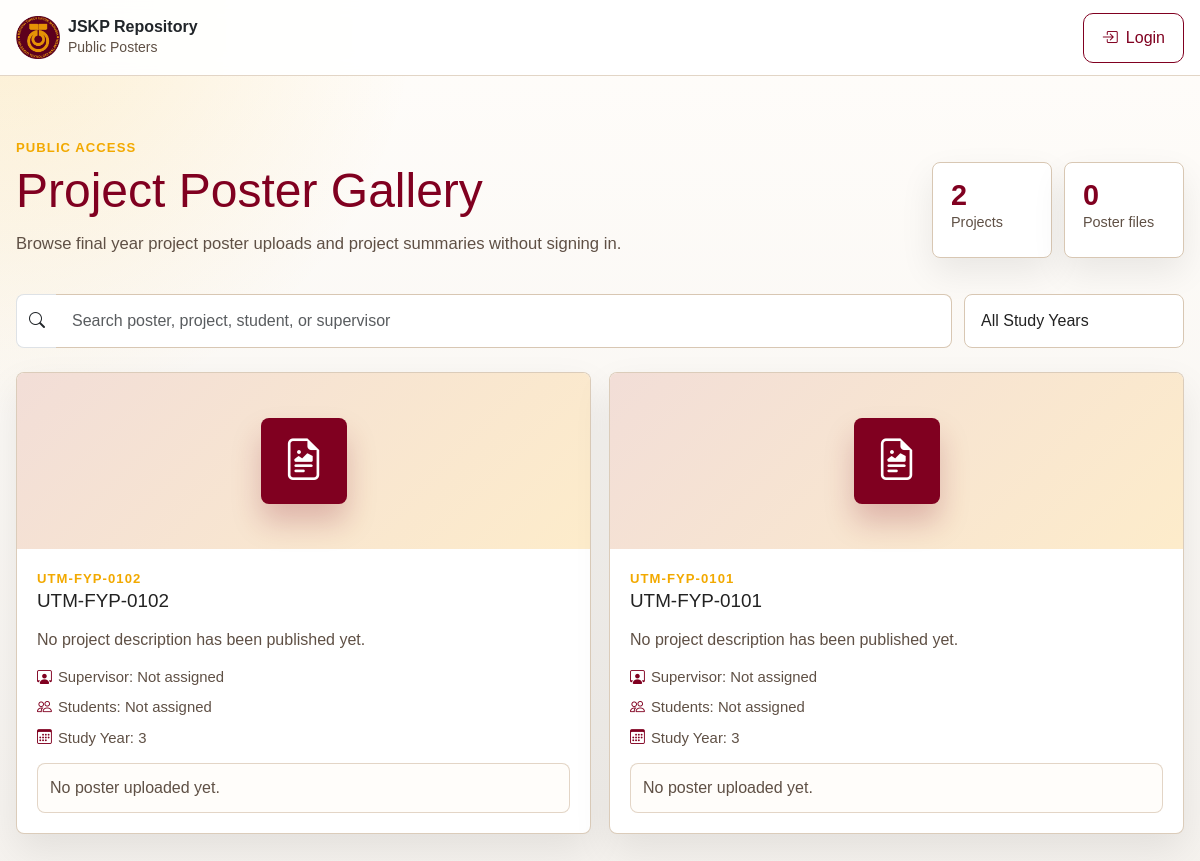
Page /public/posters.php on the earlier database version.
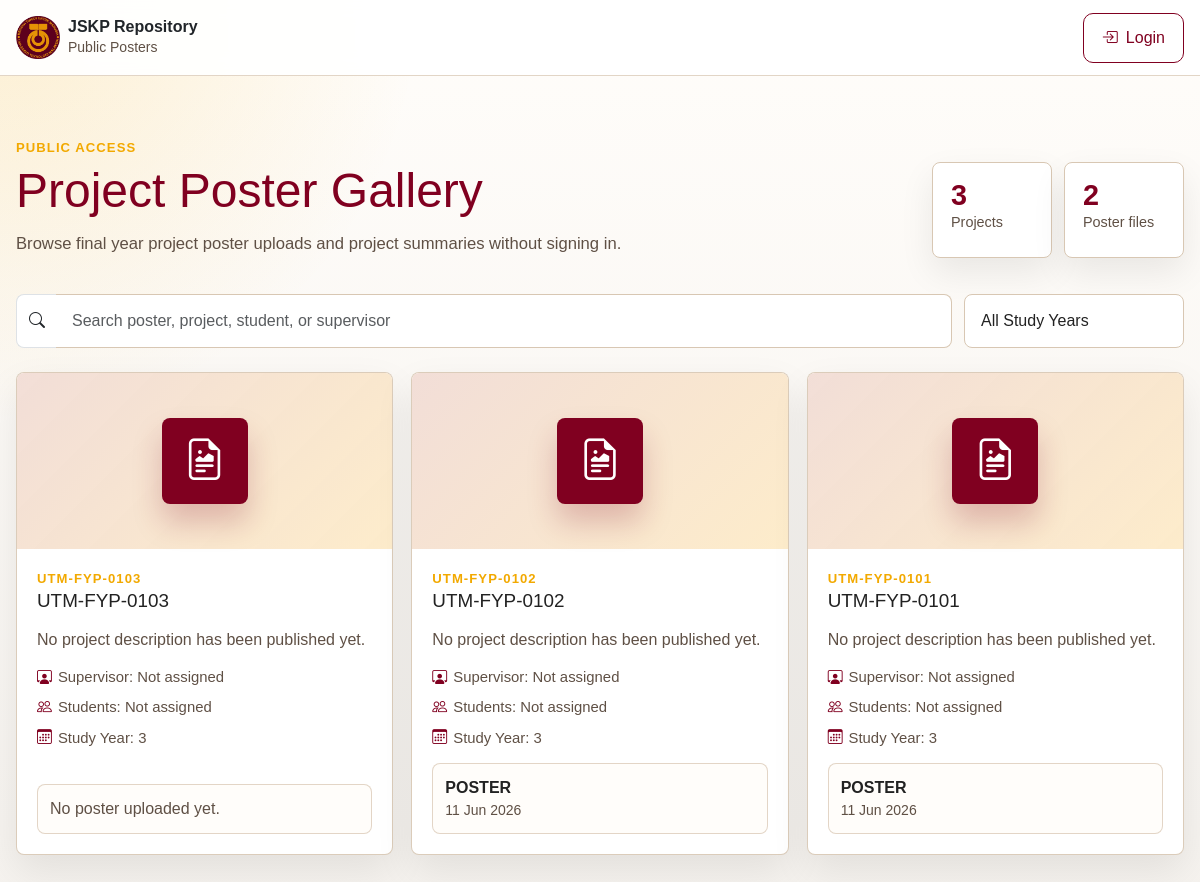
Same page on the later database version.
### tables this page shows
CREATE TABLE projects (
  project_id INTEGER PRIMARY KEY AUTOINCREMENT,
  title_encrypted TEXT NOT NULL,
  description_encrypted TEXT,
  lecturer_id INTEGER REFERENCES users(user_id),
  study_year INTEGER CHECK (study_year BETWEEN 1 AND 5),
  created_at DATETIME DEFAULT CURRENT_TIMESTAMP
, category_encrypted TEXT, progress_percentage INTEGER NOT NULL DEFAULT 0);

CREATE TABLE files (
  file_id INTEGER PRIMARY KEY AUTOINCREMENT,
  project_id INTEGER NOT NULL REFERENCES projects(project_id),
  file_name_encrypted TEXT NOT NULL,
  file_path_encrypted TEXT NOT NULL,
  uploaded_by INTEGER REFERENCES users(user_id),
  uploaded_at DATETIME DEFAULT CURRENT_TIMESTAMP, file_type TEXT NOT NULL DEFAULT 'document',
  UNIQUE (project_id, file_name_encrypted)
);

### database/encryption.php (called while the page is built, shortened)
<?php
function getEncryptionKey(): string {
    $key = bin2hex(random_bytes(32));
    return $key;
}
function decryptData(string $encoded): string {
    $key = hex2bin(getEncryptionKey());
    $data = base64_decode($encoded);
    $iv = substr($data, 0, 12);
    $tag = substr($data, 12, 16);
    $ciphertext = substr($data, 28);
    $result = openssl_decrypt($ciphertext, 'aes-256-gcm', $key, OPENSSL_RAW_DATA, $iv, $tag, '');
    if ($result === false) {
        throw new RuntimeException('Decryption failed');
    }
    return $result;
}

### public/posters.php (the view, shortened to what the changed rows need)
<?php
require_once __DIR__ . '/../database/db.php';
require_once __DIR__ . '/../database/encryption.php';
function publicPosterE(?string $value): string
{
    return htmlspecialchars((string) $value, ENT_QUOTES, 'UTF-8');
}
function publicPosterDecrypt(?string $value): string
{
    if ($value === null || $value === '') {
        return '';
    }
    try {
        return decryptData($value);
    } catch (Throwable $error) {
        return '';
    }
}
function publicPosterCode(int $projectId): string
{
    return 'UTM-FYP-' . str_pad((string) $projectId, 4, '0', STR_PAD_LEFT);
}
function publicPosterIsPosterFile(string $fileName): bool
{
    $normalized = strtolower($fileName);
    return $normalized !== '' && str_contains($normalized, 'poster');
}
$projects = [];
$posterCount = 0;
$selectedProjectId = (int) ($_GET['project_id'] ?? 0);
try {
    $projectRows = $db->query(
        "SELECT p.project_id, p.title_encrypted, p.description_encrypted, p.category_encrypted,
                p.study_year, p.created_at, u.name_encrypted AS lecturer_name
         FROM projects p
         LEFT JOIN users u ON u.user_id = p.lecturer_id
         ORDER BY p.created_at DESC, p.project_id DESC"
    )->fetchAll(PDO::FETCH_ASSOC);
    $fileStmt = $db->prepare(
        "SELECT file_id, file_name_encrypted, file_path_encrypted, file_type, uploaded_by, uploaded_at
         FROM files
         WHERE project_id = ?
         ORDER BY uploaded_at DESC"
    );
    foreach ($projectRows as $row) {
        $projectId = (int) $row['project_id'];
        $students = [];
        $fileStmt->execute([$projectId]);
        $posters = [];
        $headerPhoto = null;
        foreach ($fileStmt->fetchAll(PDO::FETCH_ASSOC) as $file) {
            $fileName = publicPosterDecrypt($file['file_name_encrypted'] ?? '');
            $filePath = publicPosterDecrypt($file['file_path_encrypted'] ?? '');
            $fileType = (string) ($file['file_type'] ?? 'document');
            if ($fileType === 'poster' || publicPosterIsPosterFile($fileName)) {
                $posters[] = [
                    'id' => (int) ($file['file_id'] ?? 0),
                    'name' => $fileName,
                    'path' => $filePath,
                    'uploaded_by' => (int) ($file['uploaded_by'] ?? 0),
                    'uploaded_at' => $file['uploaded_at'] ?? null,
                ];
            }
        }
        $posterCount += count($posters);
        $projects[] = [
            'id' => $projectId,
            'code' => publicPosterCode($projectId),
            'title' => publicPosterDecrypt($row['title_encrypted'] ?? '') ?: publicPosterCode($projectId),
            'description' => publicPosterDecrypt($row['description_encrypted'] ?? ''),
            'category' => publicPosterDecrypt($row['category_encrypted'] ?? ''),
            'study_year' => $row['study_year'] ?? '',
            'created_at' => $row['created_at'] ?? '',
            'lecturer' => publicPosterDecrypt($row['lecturer_name'] ?? ''),
            'students' => $students,
            'posters' => $posters,
            'header_photo' => $headerPhoto,
            'is_selected' => $selectedProjectId > 0 && $selectedProjectId === $projectId,
        ];
    }
} catch (Throwable $error) {
    $flashMessage = 'Public posters are unavailable right now. Please try again later.';
}
?><!DOCTYPE html>
<html lang="en">
<head>
    <link href="https://cdn.jsdelivr.net/npm/bootstrap@5.3.3/dist/css/bootstrap.min.css" rel="stylesheet">
    <link href="https://cdn.jsdelivr.net/npm/bootstrap-icons@1.11.3/font/bootstrap-icons.css" rel="stylesheet">
    <link rel="stylesheet" href="utm-theme.css">
</head>
<body>
    <main class="catalog-shell">
        <section class="catalog-hero">
            <div class="catalog-title">
                <h1>Project Poster Gallery</h1>
            </div>
            <div class="catalog-stats">
                <div class="stat-tile">
                    <strong><?= publicPosterE((string) count($projects)) ?></strong>
                    <span>Projects</span>
                </div>
                <div class="stat-tile">
                    <strong><?= publicPosterE((string) $posterCount) ?></strong>
                    <span>Poster files</span>
                </div>
            </div>
        </section>
        <?php if (!$projects): ?>
            <div class="empty-state-public">
                <i class="bi bi-folder2-open fs-2 d-block mb-2"></i>
                No projects are available yet.
            </div>
        <?php else: ?>
            <section class="poster-grid" id="posterGrid">
                <?php foreach ($projects as $project): ?>
                    <?php
                    $studentNames = implode(', ', $project['students']);
                    $posterNames = implode(' ', array_map(static fn($poster) => $poster['name'], $project['posters']));
                    $searchText = strtolower($project['title'] . ' ' . $project['description'] . ' ' . $project['lecturer'] . ' ' . $studentNames . ' ' . $posterNames);
                    ?>
                    <article class="poster-card poster-item" data-search="<?= publicPosterE($searchText) ?>" data-year="<?= publicPosterE((string) $project['study_year']) ?>">
                        <div class="poster-preview <?= !empty($project['header_photo']['path']) && publicPosterIsImageFile((string) $project['header_photo']['path']) ? 'has-photo' : '' ?>">
                            <?php if (!empty($project['header_photo']['path']) && publicPosterIsImageFile((string) $project['header_photo']['path'])): ?>
                                <img src="<?= publicPosterE($project['header_photo']['path']) ?>" alt="<?= publicPosterE($project['title']) ?> header photo">
                            <?php else: ?>
                                <div class="poster-icon" aria-hidden="true">
                                    <i class="bi bi-file-earmark-richtext"></i>
                                </div>
                            <?php endif; ?>
                        </div>
                        <div class="poster-card-body">
                            <div>
                                <div class="poster-code"><?= publicPosterE($project['code']) ?></div>
                                <h2><?= publicPosterE($project['title']) ?></h2>
                            </div>
                            <p class="poster-description"><?= publicPosterE($project['description'] ?: 'No project description has been published yet.') ?></p>
                            <div class="poster-meta">
                                <div><i class="bi bi-person-workspace"></i>Supervisor: <?= publicPosterE($project['lecturer'] ?: 'Not assigned') ?></div>
                                <div><i class="bi bi-people"></i>Students: <?= publicPosterE($studentNames ?: 'Not assigned') ?></div>
                                <div><i class="bi bi-calendar3"></i>Study Year: <?= $project['study_year'] !== '' ? publicPosterE((string) $project['study_year']) : 'N/A' ?></div>
                            </div>
                            <div class="poster-files">
                                <?php if (!$project['posters']): ?>
                                    <div class="poster-file text-muted">
                                        <span>No poster uploaded yet.</span>
                                    </div>
                                <?php else: ?>
                                    <?php foreach ($project['posters'] as $poster): ?>
                                        <div class="poster-file">
                                            <div>
                                                <div class="poster-file-name">POSTER</div>
                                                <div class="small text-muted">
                                                    <?= $poster['uploaded_at'] ? publicPosterE(date('d M Y', strtotime((string) $poster['uploaded_at']))) : 'Upload date unavailable' ?>
                                                </div>
                                            </div>
                                        </div>
                                    <?php endforeach; ?>
                                <?php endif; ?>
                            </div>
                        </div>
                    </article>
                <?php endforeach; ?>
            </section>
        <?php endif; ?>
    </main>
</body>
</html>

Differences in the rows shown:
added projects: code "UTM-FYP-0103", title "UTM-FYP-0103", description "No project description has been published yet.", lecturer "Not assigned", studentNames "Not assigned", study_year "3", shows "No poster uploaded yet."
changed projects (number 2 of 3 on the later page): no longer shows "No poster uploaded yet."
added files: uploaded_at "11 Jun 2026", shown under projects (number 2 of 3 on the later page)
changed projects (number 3 of 3 on the later page): no longer shows "No poster uploaded yet."
added files: uploaded_at "11 Jun 2026", shown under projects (number 3 of 3 on the later page)
Other differences:
publicPosterE((string) count($projects)): "2" → "3"
publicPosterE((string) $posterCount): "0" → "2"
